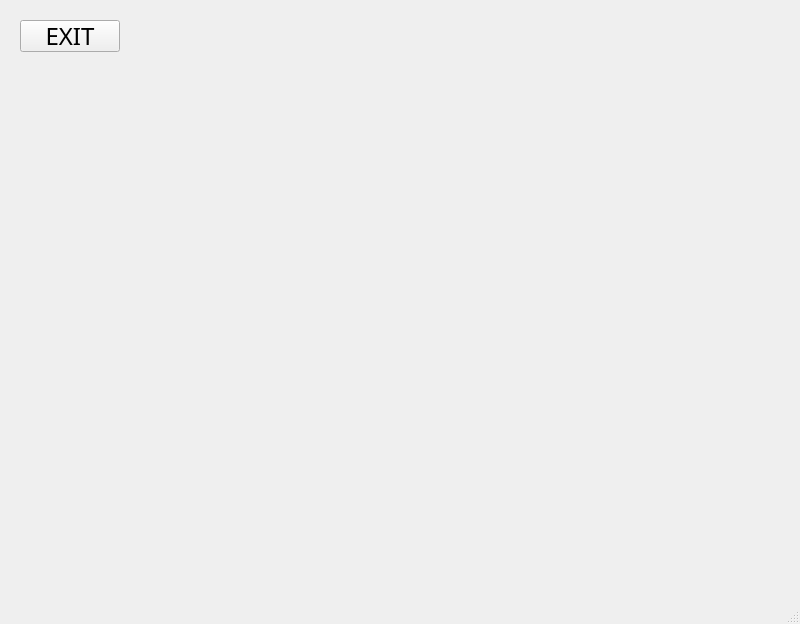
<?xml version="1.0" encoding="UTF-8"?>
<ui version="4.0">
 <class>SelectionSort</class>
 <widget class="QMainWindow" name="SelectionSort">
  <property name="geometry">
   <rect>
    <x>0</x>
    <y>0</y>
    <width>800</width>
    <height>624</height>
   </rect>
  </property>
  <property name="windowTitle">
   <string>MainWindow</string>
  </property>
  <widget class="QWidget" name="centralwidget">
   <widget class="SelectionSortLevel" name="widget" native="true">
    <property name="geometry">
     <rect>
      <x>10</x>
      <y>10</y>
      <width>771</width>
      <height>571</height>
     </rect>
    </property>
    <widget class="QPushButton" name="menuButton">
     <property name="geometry">
      <rect>
       <x>10</x>
       <y>10</y>
       <width>100</width>
       <height>32</height>
      </rect>
     </property>
     <property name="font">
      <font>
       <family>Century Gothic</family>
       <pointsize>18</pointsize>
       <italic>false</italic>
       <bold>false</bold>
      </font>
     </property>
     <property name="text">
      <string>EXIT</string>
     </property>
    </widget>
   </widget>
  </widget>
  <widget class="QMenuBar" name="menubar">
   <property name="geometry">
    <rect>
     <x>0</x>
     <y>0</y>
     <width>800</width>
     <height>21</height>
    </rect>
   </property>
  </widget>
  <widget class="QStatusBar" name="statusbar"/>
 </widget>
 <customwidgets>
  <customwidget>
   <class>SelectionSortLevel</class>
   <extends>QWidget</extends>
   <header>selectionsortlevel.h</header>
   <container>1</container>
  </customwidget>
 </customwidgets>
 <resources/>
 <connections/>
</ui>
